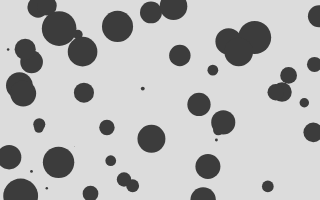
Frame 1 (no input)
Frame 60 (no input): identical to frame 1, image omitted
Frame 120 (the mouse pressed at the canvas centre since frame 60): identical to frame 1, image omitted

The p5.js sketch that drew this single still picture (run headless with seeded random() and noise() and a simulated clock; from frame 60 on, the mouse is pressed at the canvas centre):

// p5.js sketch
// ── sketch.js
let circles = [];
let aantal = 50

function setup() {
  createCanvas(320, 200);
  noStroke();
  fill(60);

  for(let i = 0; i < aantal; i++) {
    circles.push({
        x: random(width),
        y: random(height),
        size: random(0.5, 35)
    })
  }
  console.log(circles)
  
}

function draw() {
  background(220);
  
  for(let obj of circles) {
    const {x, y, size} = obj
    circle(x, y, size)
  }
}
